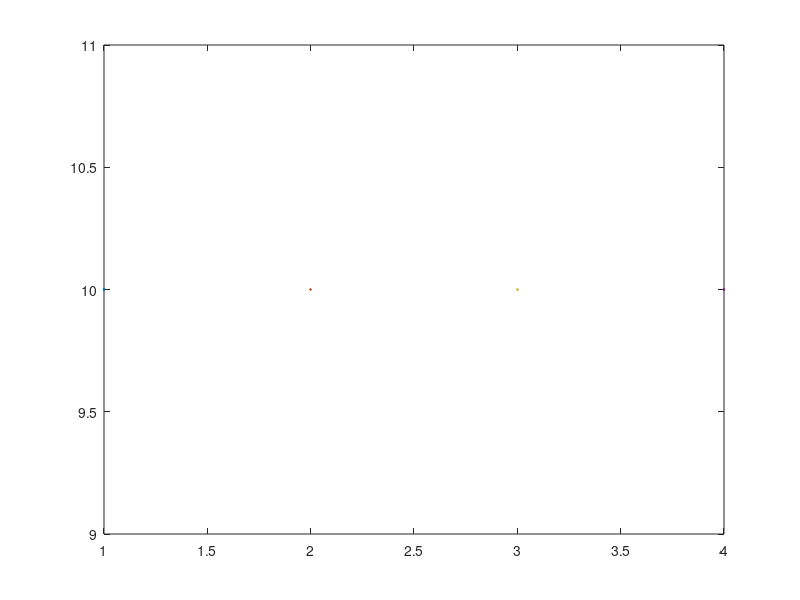

Reproduce this figure in MATLAB.
clc
clear 
close all

t=1:4;
x=sin(t);
T=2*pi;

for k=1:10
    xk(k,:)=sin(t+k*T)
end

plot(t,k);
% periodic or not 
% run check the cmd
%if 
